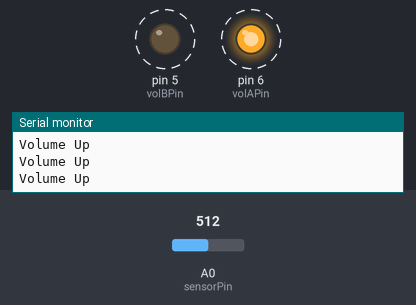
Bench run of a sketch on a simulated Arduino Uno, built with avr-gcc and run on an emulated ATmega328P. Parts: output pins drawn as LEDs (lit = HIGH), the last lines printed to the serial monitor. Dashed ring = blinking. The test bench sets the inputs (shaded band); at power-on: A0 (sensorPin) = 512.

Above: at 0.96 s.
1.3 s: A0 (sensorPin) set to 234
4.3 s: A0 (sensorPin) set to 629
At 5.3 s:
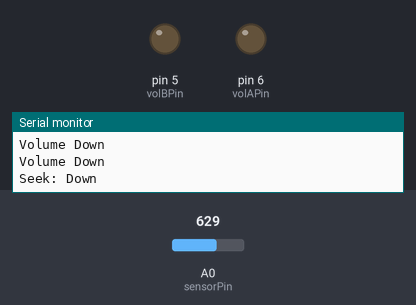
5.8 s: A0 (sensorPin) set to 609
At 6.32 s:
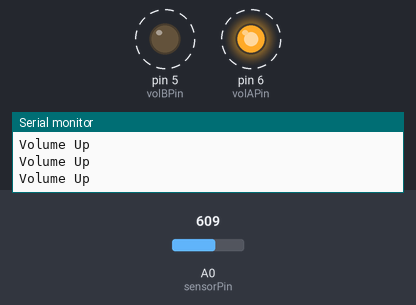
8.8 s: A0 (sensorPin) set to 806
At 10.0 s:
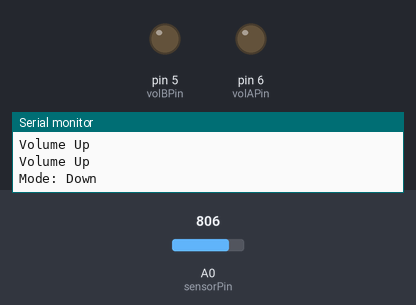
10.4 s: A0 (sensorPin) set to 786
11.9 s: A0 (sensorPin) set to 511
At 13.95 s:
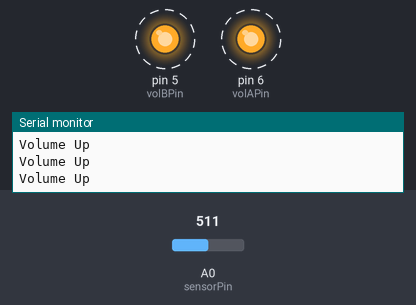
Timing chart, 0 to 15.9 s (numbered marks = the images above; inputs shaded):
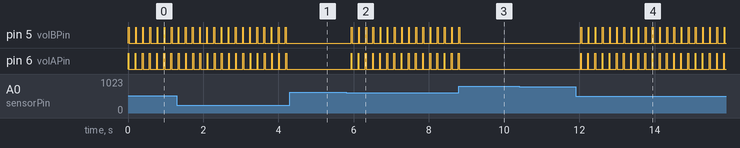

Measured:
- after the input at 4.3 s, pin 5 (volBPin), pin 6 (volAPin): stops changing and stays LOW
- after the input at 5.8 s, pin 5 (volBPin): alternates HIGH for 0.02 s and LOW for 0.17 s, starting after 0.14 s; pin 6 (volAPin): alternates HIGH for 0.02 s and LOW for 0.17 s, starting after 0.13 s
- after the input at 8.8 s, pin 5 (volBPin), pin 6 (volAPin): goes on until 8.8 s, then stays LOW
- after the input at 11.9 s, pin 5 (volBPin): alternates HIGH for 0.02 s and LOW for 0.17 s, starting after 0.14 s; pin 6 (volAPin): alternates HIGH for 0.02 s and LOW for 0.17 s, starting after 0.13 s
- by itself, pin 5 (volBPin), pin 6 (volAPin): alternates HIGH for 0.02 s and LOW for 0.17 s

The sketch:

HoldenVivaJVC.ino
```cpp
/**
 * Holden Viva Steering Wheel Controls -> JVC Head Unit
 *
 * The Steering Wheel Controls are represented as a resistance
 * on a single wire, in respect to ground.
 *
 * Using one of the Arduino's 10 Bit ADC inputs, this signal is
 * sampled and matched to one of five possible buttons.
 * A simple voltage divider circuit was used to correctly distinguish each.
 *
 * The button is then translated to a digital high output that
 * serves to directly control the JVC Head Unit.
 *
 * Since the Volume Control on the JVC Head Unit uses a rotary encoder,
 * two digital outputs were required to emulate this function.
 *
 * As it's best to keep the original buttons on the JVC Head Unit functional,
 * the digital lines are always kept open as inputs and only changed to outputs
 * when an actual button push is registered. This allows the JVC Head Unit buttons
 * to function in conjunction with the Steering Wheel Control buttons.
 *
 * The program also waits for the button to be released before sending the digital
 * output line low which allows the seek function to work as intended.
 *
 * There is a delay between rotary encoder signals that has been tweaked to be
 * acceptable to the end user when holding down the volume down or volume up control.
 *
 * @author Ronald Diaz <aussieronnied@gmail.com>
 *
 */

// Setup Analog input pin
int sensorPin = A0;
int sensorValue = 0;

// Setup Digital output pins
int powerPin = 9;
int modePin = 2;
int seekPin = 7;
int volAPin = 6;
int volBPin = 5;

/**
 * Modes available
 *
 * (this could be an enum)
 *
 * 0 = none
 * 1 = Vol Down
 * 2 = Vol Up
 * 3 = Seek
 * 4 = Mode
 * 5 = Pwr
 */

// Set the currentButton to none
int currentButton = 0;

/**
 * Setup
 */
void setup() {

  // Use Serial for debugging
  Serial.begin(57600);

  // Prepare all lines as Inputs
  pinMode(powerPin, INPUT);
  pinMode(modePin, INPUT);
  pinMode(seekPin, INPUT);
  pinMode(volAPin, OUTPUT);
  pinMode(volBPin, OUTPUT);

  // Prepare the Volume Rotary Encoder lines
  digitalWrite(volAPin, LOW);
  digitalWrite(volBPin, LOW);
}

/**
 * Main program loop
 */
void loop() {

  // Acquire the current button
  currentButton = getButton();

  //Serial.println(currentButton);

  // If it's not 0, then make that line high
  if(currentButton != 0) {

    /**
     * Volume up
     */
    if(currentButton == 1) {
      Serial.println("Volume Down");
      volumeDown();
      delay(50);
    }
    /**
     * Volume down
     */
    if(currentButton == 2) {
      Serial.println("Volume Up");
      volumeUp();
      delay(50);
    }
    /**
     * Seek
     */
    if(currentButton == 3) {
      Serial.println("Seek: Down");
      pinMode(seekPin, OUTPUT);
      digitalWrite(seekPin, LOW);
      // Keep high while pushed
      while(getButton() == 3){
        delay(50);
      }
      Serial.println("Seek: Up");
      digitalWrite(seekPin, HIGH);
      pinMode(seekPin, INPUT);
    }
    /**
     * Mode
     */
    if(currentButton == 4) {
      Serial.println("Mode: Down");
      pinMode(modePin, OUTPUT);
      digitalWrite(modePin, LOW);
      // Keep high while pushed
      while(getButton() == 4){
        delay(50);
      }
      Serial.println("Mode: Up");
      digitalWrite(modePin, HIGH);
      pinMode(modePin, INPUT);
    }
    /**
     * Power
     */
    if(currentButton == 5) {
      Serial.println("Power: Down");
      pinMode(powerPin, OUTPUT);
      digitalWrite(powerPin, LOW);
      // Keep high while pushed
      while(getButton() == 5){
        delay(50);
      }
      Serial.println("Power: Up");
      digitalWrite(powerPin, HIGH);
      pinMode(powerPin, INPUT);
    }
  }

  // Main program delay
  delay(100);
}

/**
 * Get the current state of the controls
 *
 * Uses ranges to allow a tolerance of
 * error in part of the ADC input signal
 *
 */
int getButton() {
 int s = analogRead(sensorPin);
 if(s < 244) {
  return 1;
 }
 if(s > 244 && s < 619){
  return 2;
 }
 if(s > 619 && s < 796){
  return 3;
 }
 if(s > 796 && s < 907){
   return 4;
 }
 if(s > 907 && s < 988) {
   return 5;
 }
 return 0;
}

/**
 * Common method used when changing the volume
 */
void setupVolume() {
  pinMode(volAPin, OUTPUT);
  pinMode(volBPin, OUTPUT);
  digitalWrite(volAPin, LOW);
  digitalWrite(volBPin, LOW);
}

/**
 * Common method used when changing the volume
 */
void resetVolume() {
  pinMode(volAPin, INPUT);
  pinMode(volBPin, INPUT);
}

/**
 * Perform Volume Down signals, emulating a rotary encoder
 */
void volumeDown() {

  setupVolume();

  // B up 1st...
  digitalWrite(volBPin, HIGH);
  delay(10);

  // A next...
  digitalWrite(volAPin, HIGH);
  delay(10);

  // B down
  digitalWrite(volBPin, LOW);
  delay(10);

  // A down
  digitalWrite(volAPin, LOW);
  delay(10);

  resetVolume();
}

/**
 * Perform Volume Up signals, emulating a rotary encoder
 */
void volumeUp() {

  setupVolume();

  // A up 1st...
  digitalWrite(volAPin, HIGH);
  delay(10);

  // B next...
  digitalWrite(volBPin, HIGH);
  delay(10);

  // A down
  digitalWrite(volAPin, LOW);
  delay(10);

  // B down
  digitalWrite(volBPin, LOW);
  delay(10);

  resetVolume();
}
```
